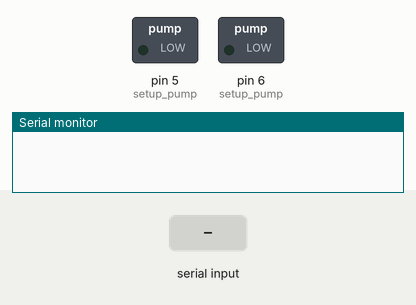
Bench run of a sketch on a simulated Arduino Mega 2560, built with avr-gcc and run on an emulated ATmega2560. Parts: switched loads named in the sketch (green lamp = pin HIGH), the last lines printed to the serial monitor. The test bench sets the inputs (shaded band).

Above: at 1.2 s.
1.3 s: "F" received over Serial
At 2.9 s:
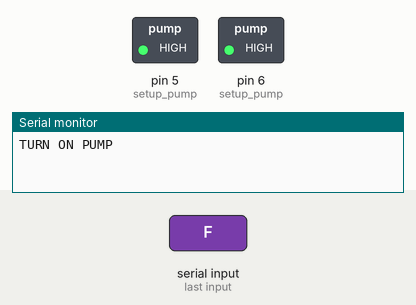
5.5 s: "G" received over Serial
At 7.1 s:
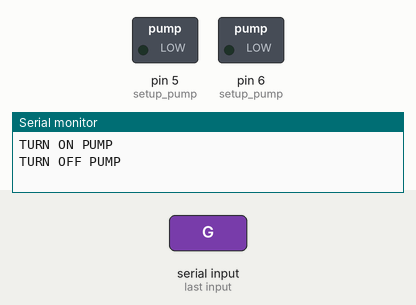
Timing chart, 0 to 8.6 s (numbered marks = the images above; inputs shaded):
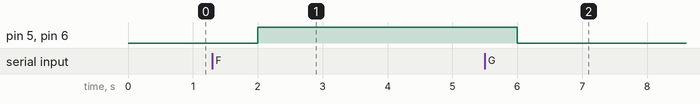

Measured:
- after the input at 1.3 s, pin 5 (setup_pump), pin 6 (setup_pump): LOW → HIGH after 0.70 s
- after the input at 5.5 s, pin 5 (setup_pump), pin 6 (setup_pump): HIGH → LOW after 0.50 s

The sketch:

ECODUINO.ino
```cpp
#include <dht11.h>
dht11 DHT;
#define MOISTURE_PIN A2  // soil Moisture sensor/
#define DHT11_PIN    9   // DHT11

float airHumidity;      // environment humidity
float airTemperature;   // environment temperature
float soilHumidity;       // soil moisture
float waterTemp;        // water temperature


int setHumidity = 50;      //Set the pump trigger threshold
boolean auto_irri = false;

void setup() {
  Serial.begin(115200);
  Serial1.begin(115200);
  setup_pump();
}


void loop() {
  int chk;
  auto_irrigation();
  char data;

  if (Serial1.available() > 0) {
    data = Serial1.read();
    Serial.println(data);
  }

  if (Serial.available() > 0) {
    data     = Serial.read();
    //Serial.println(data);
  }
  //
  switch (data) {
    case 'A':                                  // A Temperatura del AGUA
      waterTemp = get_water_temp();
      Serial.println(waterTemp);
      Serial1.println(waterTemp);
      break;
    case 'B':                                  // B Humedad del Suelo
      soilHumidity = get_soil_humidity();
      Serial.println(soilHumidity);
      Serial1.println(soilHumidity);
      break;
    case 'C':
      chk = DHT.read(DHT11_PIN);
      airHumidity = DHT.humidity;
      Serial.println(airHumidity);
      Serial1.println(airHumidity);
      airTemperature = DHT.temperature;
      Serial.println(airTemperature);
      Serial1.println(airTemperature);
      break;
    case 'D':                                 // D Humedad ambiental
      chk = DHT.read(DHT11_PIN);
      airHumidity = DHT.humidity;
      Serial.println(airHumidity);
      Serial1.println(airHumidity);
      break;
    case 'E':                                 // E Temperatura Ambiental
      chk = DHT.read(DHT11_PIN);
      airTemperature = DHT.temperature;
      Serial.println(airTemperature);
      Serial1.println(airTemperature);
      break;
    case 'F':
      Serial.println("TURN ON PUMP");
      pumpOn();
      break;
    case 'G':
      Serial.println("TURN OFF PUMP");
      pumpOff();
      auto_irri = false;
      break;
    case 'H':
      Serial.println("Enable Auto Irrigation");
      auto_irri = true;
      break;
    case 'I':
      Serial.println("Disable Auto Irrigation");
      auto_irri = false;
      pumpOff();
      break;
    case 'Z':                               // Z STOP DATA
     break;
  }

  delay(1000);
}
```

Soil_Hum.ino
```cpp
int get_soil_humidity() {

  return soilHumidity = map(analogRead(MOISTURE_PIN), 0, 1023, 0, 100);    //Map analog value to 0~100% soil moisture value

}
```

Water_Temp.ino
```cpp
#include <OneWire.h>

int DS18S20_Pin = 8; //DS18S20 Signal pin on digital 8

//Temperature chip i/o
OneWire ds(DS18S20_Pin);  // on digital pin 2


float get_water_temp() {
  //returns the temperature from one DS18S20 in DEG Celsius

  byte data[12];
  byte addr[8];

  if ( !ds.search(addr)) {
    //no more sensors on chain, reset search
    ds.reset_search();
    return -1000;
  }

  if ( OneWire::crc8( addr, 7) != addr[7]) {
    Serial.println("CRC is not valid!");
    return -1000;
  }

  if ( addr[0] != 0x10 && addr[0] != 0x28) {
    Serial.print("Device is not recognized");
    return -1000;
  }

  ds.reset();
  ds.select(addr);
  ds.write(0x44, 1); // start conversion, with parasite power on at the end

  byte present = ds.reset();
  ds.select(addr);
  ds.write(0xBE); // Read Scratchpad


  for (int i = 0; i < 9; i++) { // we need 9 bytes
    data[i] = ds.read();
  }

  ds.reset_search();

  byte MSB = data[1];
  byte LSB = data[0];

  float tempRead = ((MSB << 8) | LSB); //using two's compliment
  float TemperatureSum = tempRead / 16;

  return TemperatureSum;

}
```

auto_irrigation.ino
```cpp
void auto_irrigation() {
  if (auto_irri == true) {

    int soilHum = get_soil_humidity();
    Serial.print("soilHum: ");
    Serial.println(soilHum);
    Serial.print("setHumidity: ");
    Serial.println(setHumidity);
    if (soilHum < setHumidity) {
      Serial.println("Humedad baja Activando Bomba");
      pumpOn();
    } else {
      Serial.println("Humedad alta Apagando Bomba");
      pumpOff();
    }
  }
}
```

pump.ino
```cpp
void setup_pump() {
  pinMode(5, OUTPUT);
  pinMode(6, OUTPUT);

  digitalWrite(5, LOW);
  digitalWrite(6, LOW);
}

//open pump
void pumpOn()
{
  digitalWrite(5, HIGH);
  digitalWrite(6, HIGH);
}
//close pump
void pumpOff()
{
  digitalWrite(5, LOW);
  digitalWrite(6, LOW);
}
```
